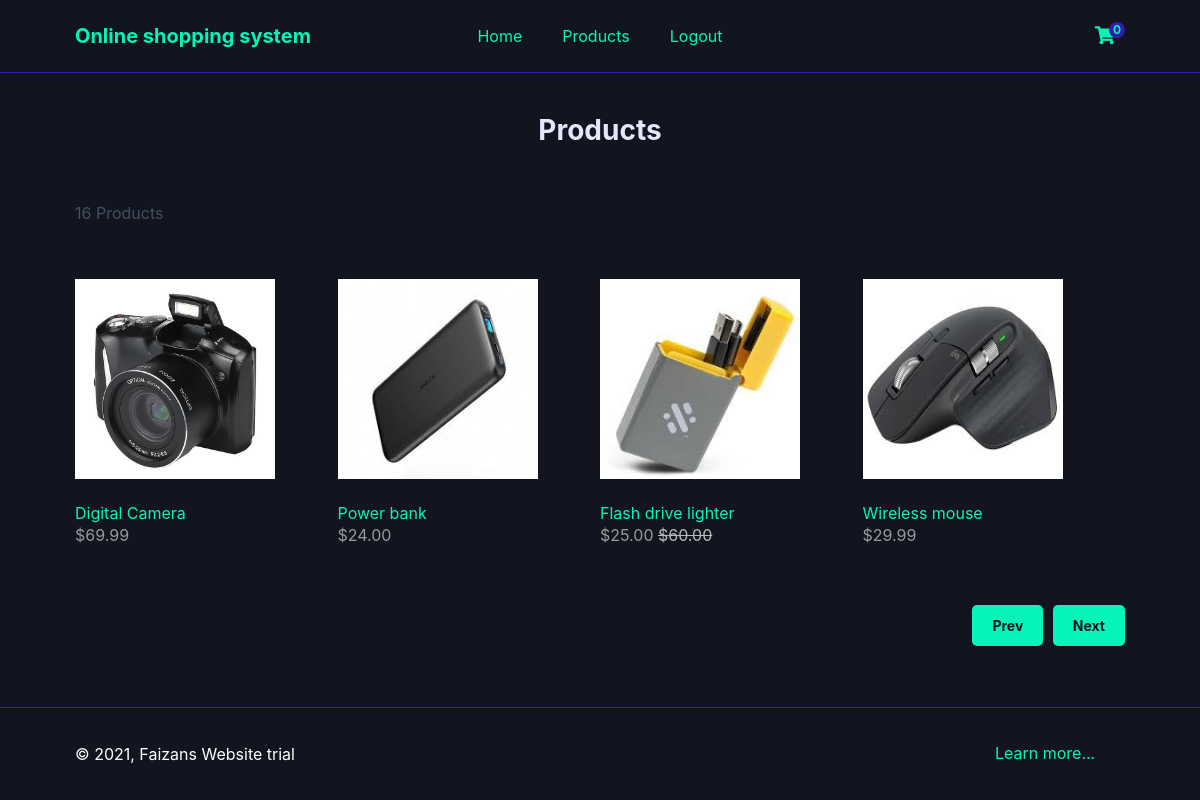
Screenshot of /index.php?page=products&p=3 (signed in) with the database file from the repository.
### tables this page shows
CREATE TABLE `products` (
  `id` int(11) NOT NULL,
  `name` varchar(200) NOT NULL,
  `desc` text NOT NULL,
  `price` decimal(7,2) NOT NULL,
  `rrp` decimal(7,2) NOT NULL DEFAULT 0.00,
  `quantity` int(11) NOT NULL,
  `img` text NOT NULL,
  `date_added` datetime NOT NULL DEFAULT current_timestamp()
);

### index.php (called while the page is built, shortened)
<?php
include 'functions.php';
$page = isset($_GET['page']) && file_exists($_GET['page'] . '.php') ? $_GET['page'] : 'login';
include $page . '.php';
?>

### products.php (the view)
<?php
$num_products_on_each_page = 4;
$current_page = isset($_GET['p']) && is_numeric($_GET['p']) ? (int)$_GET['p'] : 1;
$stmt = $pdo->prepare('SELECT * FROM products ORDER BY date_added DESC LIMIT ?,?');
$stmt->bindValue(1, ($current_page - 1) * $num_products_on_each_page, PDO::PARAM_INT);
$stmt->bindValue(2, $num_products_on_each_page, PDO::PARAM_INT);
$stmt->execute();
$products = $stmt->fetchAll(PDO::FETCH_ASSOC);
$total_products = $pdo->query('SELECT * FROM products')->rowCount();
?>
<?=template_header('Products')?>
<div class="products content-wrapper">
    <h1>Products</h1>
    <p><?=$total_products?> Products</p>
    <div class="products-wrapper">
        <?php foreach ($products as $product): ?>
        <a href="index.php?page=product&id=<?=$product['id']?>" class="product">
            <img src="imgs/<?=$product['img']?>" width="200" height="200" alt="<?=$product['name']?>">
            <span class="name"><?=$product['name']?></span>
            <span class="price">
                &dollar;<?=$product['price']?>
                <?php if ($product['rrp'] > 0): ?>
                <span class="rrp">&dollar;<?=$product['rrp']?></span>
                <?php endif; ?>
            </span>
        </a>
        <?php endforeach; ?>
    </div>
    <div class="buttons">
        <?php if ($current_page > 1): ?>
        <a href="index.php?page=products&p=<?=$current_page-1?>">Prev</a>
        <?php endif; ?>
        <?php if ($total_products > ($current_page * $num_products_on_each_page) - $num_products_on_each_page + count($products)): ?>
        <a href="index.php?page=products&p=<?=$current_page+1?>">Next</a>
        <?php endif; ?>
    </div>
</div>
<?=template_footer()?>

### style.css (style rules this page uses)
* { box-sizing: border-box; font-family: -apple-system, BlinkMacSystemFont, "segoe ui", roboto, oxygen, ubuntu, cantarell, "fira sans", "droid sans", "helvetica neue", Arial, sans-serif; font-size: 16px; -webkit-font-smoothing: antialiased; -moz-osx-font-smoothing: grayscale; }
html { height: 100%; }
body { position: relative; min-height: 100%; color: #05f4b7; background-color: #12151f; margin: 0; padding-bottom: 100px; }
h1, h2, h3, h4, h5 { color: #05f4b7; }
.content-wrapper { width: 1050px; margin: 0 auto; }
.content-wrapper p { color: #434f61; }
main .recentlyadded .products, main .products .products-wrapper { display: flex; flex-wrap: wrap; align-items: center; justify-content: space-between; padding: 40px 0 0 0; }
main .recentlyadded .products .product, main .products .products-wrapper .product { display: block; overflow: hidden; text-decoration: none; width: 25%; padding-bottom: 60px; }
main .recentlyadded .products .product img, main .products .products-wrapper .product img { transform: scale(1); transition: transform 1s; }
main .recentlyadded .products .product .name, main .products .products-wrapper .product .name { display: block; color: #05f4b7; padding: 20px 0 2px 0; }
main .recentlyadded .products .product .price, main .products .products-wrapper .product .price { display: block; color: #999999; }
main .recentlyadded .products .product .rrp, main .products .products-wrapper .product .rrp { color: #BBBBBB; text-decoration: line-through; }
main > .products h1 { color: lavender; font-weight: bold; display: block; margin: 0; padding: 40px 0; font-size: 28px; text-align: center; width: 100%; }
main > .products .buttons { text-align: right; padding-bottom: 40px; }
main > .products .buttons a { display: inline-block; text-decoration: none; margin-left: 5px; padding: 12px 20px; border: 0; background: #05f4b7; color: #12151f; font-size: 14px; font-weight: bold; border-radius: 5px; }

### rows the page displays
products: img (picture), name "Digital Camera", price "69.99"
products: img (picture), name "Power bank", price "24.00"
products: img (picture), name "Flash drive lighter", price "25.00", rrp "60.00"
products: img (picture), name "Wireless mouse", price "29.99"

### other values shown
$num_items_in_cart "0"
$total_products "16"
